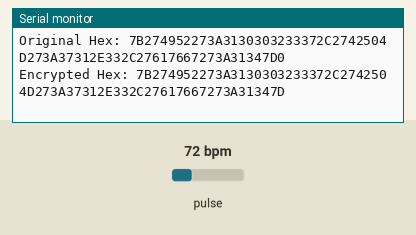
This sketch was run on a simulated ESP32. Shown: the last lines printed to the serial monitor. The inputs (shaded band) are chosen by the test bench; at power-on: pulse 72 bpm. No radio packets arrive unless stated; not simulated (calls return 0 or success): mickey.h.

Above: at 1.2 s.
1.3 s: pulse set to 42 bpm
At 1.49 s:
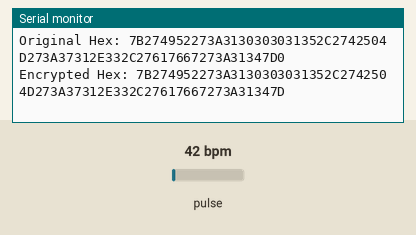
2.8 s: pulse set to 70 bpm
At 2.86 s:
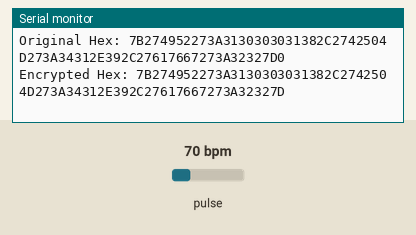
Timing chart, 0 to 5.8 s (numbered marks = the images above; inputs shaded):
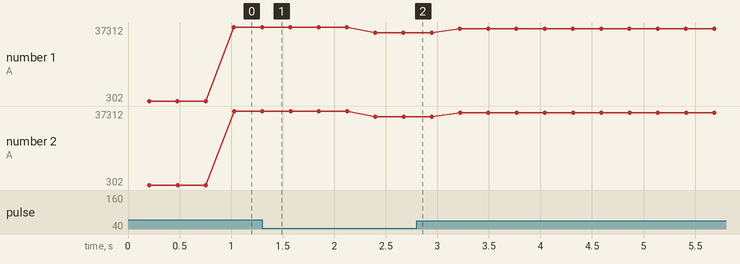

The sketch:

Project_Faldo.ino
```cpp
#include <Wire.h>
#include "MAX30105.h"
#include <LoRa.h>
#include <SPI.h>
#include "heartRate.h"
#include "mickey.h"
//// Pin LoRa
#define ss 5
#define rst 14
#define dio0 2

#define LENGTH_CHAR 7
#define LED_BUILTIN 9
#define INTERVAL_RF 200 // Interval for sending data
unsigned long oldtime=0; // timer memory
const int LENGTH_DATA=35; // jumlah character
// max30102 i2c
MAX30105 particleSensor;

const byte RATE_SIZE = 5; //Increase this for more averaging. 4 is good.
byte rates[RATE_SIZE]; //Array of heart rates
byte rateSpot = 0;
long lastBeat = 0; //Time at which the last beat occurred

float beatsPerMinute;
int beatAvg;
const int RESET_BEAT_TIME = 5000 ; // time to 0 beat variable when no finger detected
unsigned long oldtime_beat_time=0; // timer memory

//// mickey conversion

uint8_t key[] = {0x01, 0x02, 0x03, 0x04, 0x05};
uint8_t iv[] = {0x06, 0x07, 0x08, 0x09, 0x0A};

// uint8_t key[] = {1, 2, 3, 4, 5,6,7};
// uint8_t iv[] = {8, 9, 10,11,12,13,14};
// Mickey mickey(key, sizeof(key), iv, sizeof(iv));
// Mickey mickey2(key, sizeof(key), iv, sizeof(iv));

void mickey_encrypt(uint8_t *key,uint8_t *iv,uint8_t *data, uint8_t dataLen){

  Mickey mickey(key, sizeof(key)+1, iv, sizeof(iv)+1);
  // Serial.println(sizeof(key));
  for (int i = 0; i < dataLen; i++) {
    uint8_t keystream = mickey.generateKeystreamByte();
    data[i] = data[i] ^ keystream;
    // Serial.print("Keystream[");
    // Serial.print(i);
    // Serial.print("] = ");
    // Serial.println(keystream);
    // Serial.print("data[");
    // Serial.print(i);
    // Serial.print("] = ");
    // Serial.println(data[i]);
  }
}

void mickey_decrypt(uint8_t *key,uint8_t *iv,uint8_t *data, uint8_t dataLen){
  mickey_encrypt(key,iv,data,dataLen);
}
void setup()
{
  Serial.begin(115200);
  while (!Serial);
  Serial.println("Initializing...");
  LoRa.setPins(ss, rst, dio0);    //setup LoRa transceiver module
  while (!LoRa.begin(433E6))     //433E6 - Asia, 866E6 - Europe, 915E6 - North America
  {
    Serial.println(".");
    delay(500);
  }
  LoRa.setSyncWord(0xA5);
  LoRa.setTxPower(18);
  Serial.println("LoRa Initializing OK!");
  // Initialize sensor
  if (!particleSensor.begin(Wire, I2C_SPEED_FAST)) //Use default I2C port, 400kHz speed
  {
    Serial.println("MAX30102 was not found. Please check wiring/power. ");
    while (1);
  }
  Serial.println("Place your index finger on the sensor with steady pressure.");

  particleSensor.setup(); //Configure sensor with default settings
  particleSensor.setPulseAmplitudeRed(0x0A); //Turn Red LED to low to indicate sensor is running
  particleSensor.setPulseAmplitudeGreen(0); //Turn off Green LED
}

void loop()
{
  long irValue = particleSensor.getIR();

  if (checkForBeat(irValue) == true)
  {
    //We sensed a beat!
    long delta = millis() - lastBeat;
    lastBeat = millis();

    beatsPerMinute = 60 / (delta / 1000.0);

    if (beatsPerMinute < 255 && beatsPerMinute > 20)
    {
      rates[rateSpot++] = (byte)beatsPerMinute; //Store this reading in the array
      rateSpot %= RATE_SIZE; //Wrap variable

      //Take average of readings
      beatAvg = 0;
      for (byte x = 0 ; x < RATE_SIZE ; x++)
        beatAvg += rates[x];
      beatAvg /= RATE_SIZE;
    }
  }
  char radiopacket[LENGTH_DATA];  // Reserve space data
  if (irValue < 50000){
    //  Serial.print(" No finger?");
    // sprintf(radiopacket, "{message:\"No Finger\"}");
    if(millis()-oldtime_beat_time>=RESET_BEAT_TIME){
      beatsPerMinute=0;
      beatAvg=0;
      for (byte i = 0; i < RATE_SIZE; i++) {
        rates[i] = 0;
      }
      sprintf(radiopacket, "{message:\"Reset Beat\"}");
      oldtime_beat_time=millis();
    }

  }
  else{
    // Serial.print("IR:");
    // Serial.print(irValue/1000);
    // Serial.print(", BPM:");
    // Serial.print(beatsPerMinute);
    // Serial.print(", AvgBPM:");
    // Serial.println(beatAvg);
    sprintf(radiopacket, "{\'IR\':%d,\'BPM\':%.1f,\'avg\':%d}", irValue,beatsPerMinute,beatAvg);
    // sprintf(radiopacket, "{message:\"Hello World!\"}");

    // Serial.println();
    // sending data as INTERVAL_RF loop


    // menghitung panjang string
    int len = strlen(radiopacket);
    // int messageLength  = LENGTH_DATA - len;
    // menghapus karakter NULL (\0) pada akhir string
    memset(&radiopacket[len], 0, LENGTH_DATA - len);


    if(millis()-oldtime >= INTERVAL_RF)
    {
        // LoRa.beginPacket();   //Send LoRa packet to receiver
        // // LoRa.write((uint8_t *)radiopacket, len);
        // LoRa.write(data_encrypt, messageLength + 1);
        // LoRa.endPacket();
        // Serial.println(radiopacket);
        Serial.print("Original Hex: ");
        for (int i = 0; i < len+1; i++) {
          Serial.print(radiopacket[i], HEX);
        }
        Serial.println();
        uint8_t* data_encrypt = new uint8_t[len];

        memcpy(data_encrypt, radiopacket, len);
        // data_encrypt[len] = '\0';
        Serial.print("Encrypted Hex: ");
        mickey_encrypt(key,iv, data_encrypt, len);
        // Serial.println((char*)radiopacket);
        for (int i = 0; i < len; i++) {
          Serial.print(data_encrypt[i], HEX);
        }
        Serial.println();
        LoRa.beginPacket();   //Send LoRa packet to receiver
        // LoRa.write((uint8_t *)radiopacket, len);
        LoRa.write(data_encrypt, len);
        LoRa.endPacket();
        // Serial.println(radiopacket);
        // Serial.print("Decrypted Hex: ");
        // mickey_decrypt(key,iv,data_encrypt, len);
        // for (int i = 0; i < len; i++) {
        //   Serial.print(data_encrypt[i], HEX);
        // }
        // Serial.println();
        // Serial.write(data_encrypt, len);
        // Serial.println();
        // char convertedChar[len + 1];
        // for (size_t i = 0; i < len + 1; i++) {
        //   convertedChar[i] = (char)data_encrypt[i];
        // }
        // Serial.println(convertedChar);
        oldtime=millis();
    }

  }


}
```

Measured:
- after the input at 1.3 s, the serial monitor: prints a new line at once (image 1)
- plotted number 1: 37312 → 34312 after the input at 1.3 s, 34312 → 36392 after the input at 2.8 s
- plotted number 2: 37312 → 34312 after the input at 1.3 s, 34312 → 36392 after the input at 2.8 s
